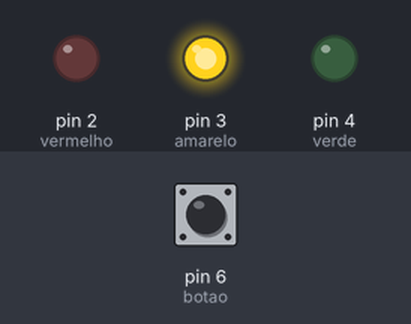
Bench run of a sketch on a simulated Arduino Uno, built with avr-gcc and run on an emulated ATmega328P. Shown: output pins drawn as LEDs (lit = HIGH). Inputs (shaded band) come from the test bench; at power-on: pin 6 (botao) LOW.

Above: at 1.1 s.
At 2.8 s:
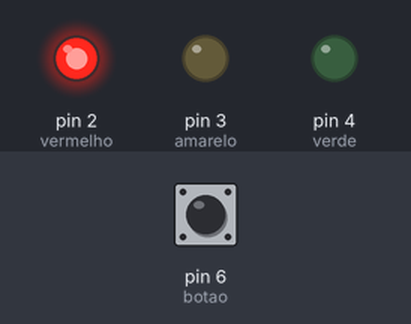
2.9 s: pin 6 (botao) pulled HIGH for 1.2 s
At 8.8 s:
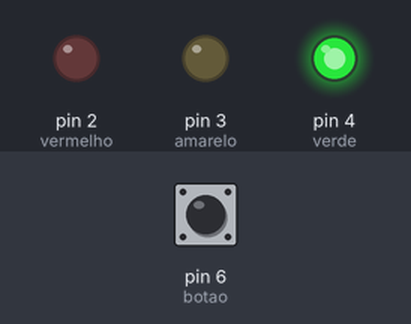
Timing chart, 0 to 14.2 s (numbered marks = the images above; inputs shaded):
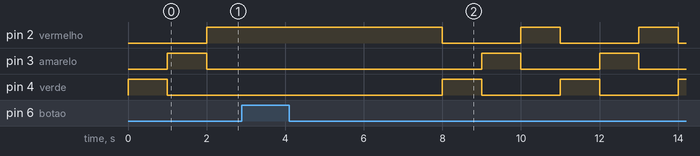

The sketch:

Lab05.ino
```cpp
int vermelho = 2;
int amarelo = 3;
int verde = 4;
int botao = 6;
int fase = 0;
int tempo = 1000;

void setup()
{
    pinMode(vermelho, OUTPUT);
    pinMode(amarelo, OUTPUT);
    pinMode(verde, OUTPUT);
    pinMode(botao, INPUT);
}

void liga_vermelho(int tempo)
{
    digitalWrite(vermelho, HIGH);
    digitalWrite(amarelo, LOW);
    digitalWrite(verde, LOW);
    delay(tempo);
}

void liga_amarelo(int tempo)
{
    digitalWrite(vermelho, LOW);
    digitalWrite(amarelo, HIGH);
    digitalWrite(verde, LOW);
    delay(tempo);
}

void liga_verde(int tempo)
{
    digitalWrite(vermelho, LOW);
    digitalWrite(amarelo, LOW);
    digitalWrite(verde, HIGH);
    delay(tempo);
}

void loop()
{
    int pedestre = digitalRead(botao);
    if (pedestre == HIGH)
    {
        tempo = 5000;
        fase = 2;
    }
    else
    {
        tempo = 1000;
    }
    switch (fase)
    {
    case 0:
        liga_verde(tempo);
        fase++;
        break;
    case 1:
        liga_amarelo(tempo);
        fase++;
        break;
    case 2:
        liga_vermelho(tempo);
        fase = 0;
        break;
    }
}
```

Measured:
- by itself, pin 2 (vermelho), pin 4 (verde): alternates HIGH for 1.0 s and LOW for 2.0 s
